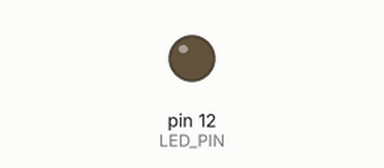
This sketch was run on a simulated Arduino Uno, built with avr-gcc and run on an emulated ATmega328P. On the bench: output pins drawn as LEDs (lit = HIGH).

Above: at 1.3 s.
At 4.17 s:
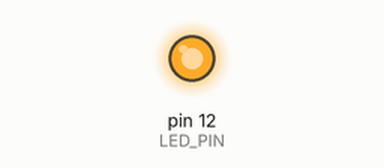
Timing chart, 0 to 4.5 s (numbered marks = the images above):
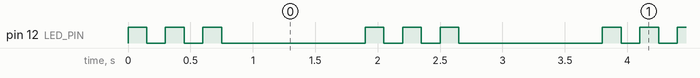

The sketch:

BlinkExternalLED.ino
```cpp
/*
  Blink

  Turns an LED connected to pin 12 on and off rapidly 3 times, then pauses for 1 second and repeats.

*/

// Global vars
int LED_PIN = 12;

void setup() {
  pinMode(LED_PIN, OUTPUT);
  digitalWrite(LED_PIN, LOW);

}

void loop() {

  for (int x=0;x<3;x++) {
    digitalWrite(LED_PIN, HIGH);
    delay(150);
    digitalWrite(LED_PIN, LOW);
    delay(150);
  }

  delay(1000);
}
```

Measured:
- by itself, pin 12 (LED_PIN): repeats every 1.9 s: 2 × (LOW 0.15 s, HIGH 0.15 s), LOW 1.2 s, HIGH 0.15 s
- by itself, everything shown: repeats every 1.9 s, in 6 steps
